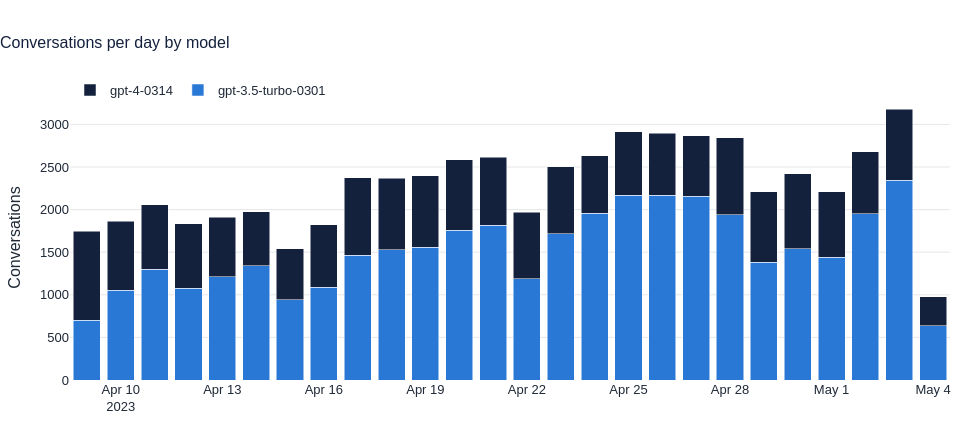

Notebook source saved alongside this figure:
### Markdown cell above
# 7. Model mix

### Code cell
mix = sql("select * from gold_model_mix_daily")
fig = go.Figure()
palette = [BLUE, NAVY, GREY, RED, "#EB6834", "#0F766E", "#7C3AED"]
for i, (m, g) in enumerate(mix.groupby("model")):
    fig.add_trace(go.Bar(x=g.event_date, y=g.conversations, name=m, marker_color=palette[i % len(palette)]))
fig.update_layout(barmode="stack")
style(fig, "Conversations per day by model", ytitle="Conversations").show()

model_summary = sql("""
select model, count(*) as conversations, count(*) * 1.0 / sum(count(*)) over () as share,
       avg(turn) as avg_turns, median(turn) as median_turns, avg((turn > 1)::int) as multi_turn_rate
from valid_conversations group by 1 order by 2 desc""")
display(model_summary)
top = model_summary.iloc[0]
md(f"The leading model is `{top.model}` with {pct(top.share)} of conversations. "
   f"In plain words: the top model carries {pct(top.share, 0)} of the traffic, so product metrics follow that model closely.")

### Figure 1 — Plotly figure (JSON) as saved in the notebook; plotly's stock layout.template omitted (floating-point values rounded to 4 significant figures)
{"data": [{"marker": {"color": "#2A78D6"}, "name": "gpt-3.5-turbo-0301", "type": "bar", "x": ["2023-04-09T00:00:00", "2023-04-10T00:00:00", "2023-04-11T00:00:00", "2023-04-12T00:00:00", "2023-04-13T00:00:00", "2023-04-14T00:00:00", "2023-04-15T00:00:00", "2023-04-16T00:00:00", "2023-04-17T00:00:00", "2023-04-18T00:00:00", "2023-04-19T00:00:00", "2023-04-20T00:00:00", "2023-04-21T00:00:00", "2023-04-22T00:00:00", "2023-04-23T00:00:00", "2023-04-24T00:00:00", "2023-04-25T00:00:00", "2023-04-26T00:00:00", "2023-04-27T00:00:00", "2023-04-28T00:00:00", "2023-04-29T00:00:00", "2023-04-30T00:00:00", "2023-05-01T00:00:00", "2023-05-02T00:00:00", "2023-05-03T00:00:00", "2023-05-04T00:00:00"], "y": [704, 1052, 1300, 1078, 1214, 1344, 943, 1089, 1465, 1529, 1561, 1756, 1817, 1188, 1717, 1955, 2171, 2167, 2156, 1940, 1383, 1538, 1443, 1952, 2347, 638]}, {"marker": {"color": "#14213D"}, "name": "gpt-4-0314", "type": "bar", "x": ["2023-04-09T00:00:00", "2023-04-10T00:00:00", "2023-04-11T00:00:00", "2023-04-12T00:00:00", "2023-04-13T00:00:00", "2023-04-14T00:00:00", "2023-04-15T00:00:00", "2023-04-16T00:00:00", "2023-04-17T00:00:00", "2023-04-18T00:00:00", "2023-04-19T00:00:00", "2023-04-20T00:00:00", "2023-04-21T00:00:00", "2023-04-22T00:00:00", "2023-04-23T00:00:00", "2023-04-24T00:00:00", "2023-04-25T00:00:00", "2023-04-26T00:00:00", "2023-04-27T00:00:00", "2023-04-28T00:00:00", "2023-04-29T00:00:00", "2023-04-30T00:00:00", "2023-05-01T00:00:00", "2023-05-02T00:00:00", "2023-05-03T00:00:00", "2023-05-04T00:00:00"], "y": [1044, 811, 756, 758, 695, 633, 595, 734, 907, 838, 834, 828, 796, 779, 788, 679, 743, 732, 713, 905, 828, 883, 764, 727, 831, 338]}], "layout": {"barmode": "stack", "font": {"color": "#1F2937", "family": "Arial", "size": 13}, "height": 440, "legend": {"orientation": "h", "x": 0, "y": 1.07}, "margin": {"b": 60, "l": 70, "r": 30, "t": 95}, "title": {"font": {"color": "#14213D", "size": 16}, "text": "Conversations per day by model", "x": 0}, "width": 980, "xaxis": {"showgrid": false, "title": {}}, "yaxis": {"gridcolor": "#E5E7EB", "title": {"text": "Conversations"}, "zeroline": false}}}
